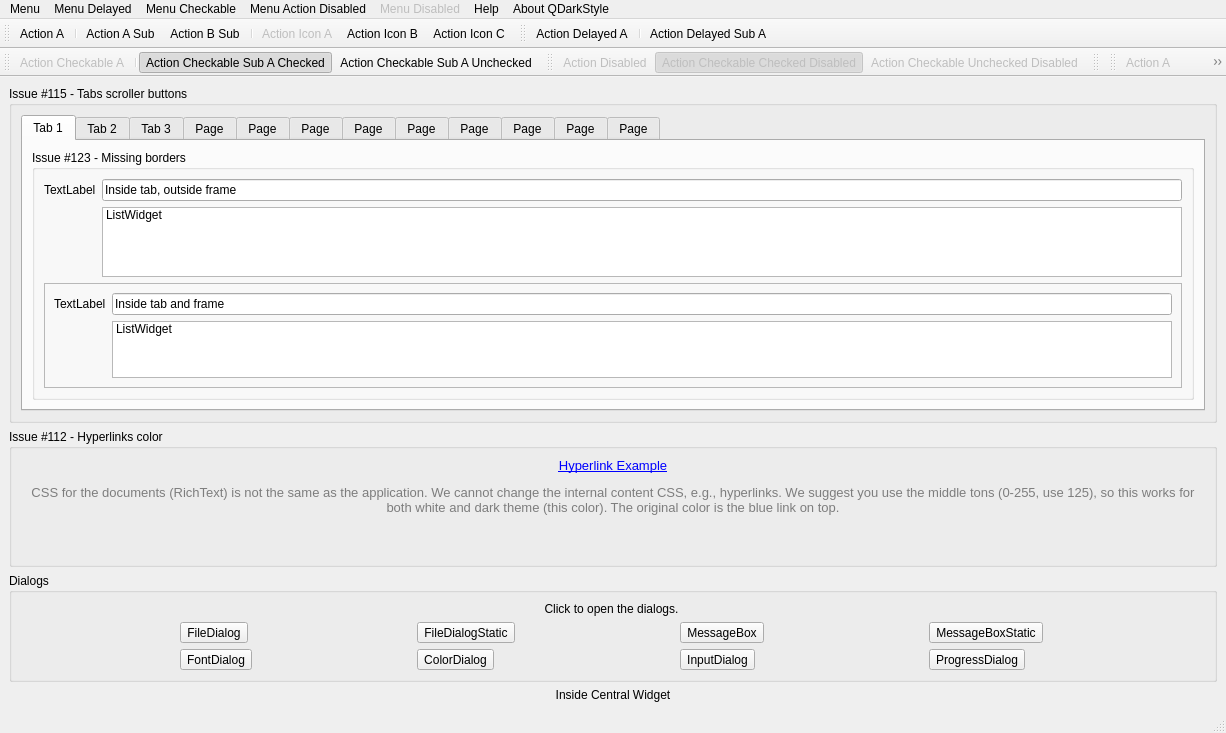
<?xml version="1.0" encoding="UTF-8"?>
<ui version="4.0">
 <class>MainWindow</class>
 <widget class="QMainWindow" name="MainWindow">
  <property name="geometry">
   <rect>
    <x>0</x>
    <y>0</y>
    <width>1226</width>
    <height>719</height>
   </rect>
  </property>
  <property name="windowTitle">
   <string>MainWindow</string>
  </property>
  <widget class="QWidget" name="centralwidget">
   <layout class="QGridLayout" name="gridLayout_7">
    <item row="3" column="0">
     <widget class="QLabel" name="label_71">
      <property name="text">
       <string>Inside Central Widget</string>
      </property>
      <property name="alignment">
       <set>Qt::AlignCenter</set>
      </property>
     </widget>
    </item>
    <item row="0" column="0">
     <widget class="QGroupBox" name="groupBox_2">
      <property name="title">
       <string>Issue #115 - Tabs scroller buttons</string>
      </property>
      <layout class="QGridLayout" name="gridLayout">
       <item row="0" column="0">
        <widget class="QTabWidget" name="tabWidget">
         <property name="currentIndex">
          <number>0</number>
         </property>
         <widget class="QWidget" name="tab">
          <attribute name="title">
           <string>Tab 1</string>
          </attribute>
          <layout class="QGridLayout" name="gridLayout_4">
           <item row="1" column="0">
            <widget class="QGroupBox" name="groupBox_3">
             <property name="title">
              <string>Issue #123 - Missing borders</string>
             </property>
             <layout class="QGridLayout" name="gridLayout_5">
              <item row="0" column="0">
               <widget class="QLabel" name="label_2">
                <property name="text">
                 <string>TextLabel</string>
                </property>
               </widget>
              </item>
              <item row="0" column="1">
               <widget class="QLineEdit" name="lineEdit">
                <property name="text">
                 <string>Inside tab, outside frame</string>
                </property>
               </widget>
              </item>
              <item row="2" column="0" colspan="2">
               <widget class="QFrame" name="frame">
                <property name="frameShape">
                 <enum>QFrame::StyledPanel</enum>
                </property>
                <property name="frameShadow">
                 <enum>QFrame::Raised</enum>
                </property>
                <layout class="QFormLayout" name="formLayout">
                 <property name="fieldGrowthPolicy">
                  <enum>QFormLayout::AllNonFixedFieldsGrow</enum>
                 </property>
                 <item row="0" column="0">
                  <widget class="QLabel" name="label_3">
                   <property name="text">
                    <string>TextLabel</string>
                   </property>
                  </widget>
                 </item>
                 <item row="0" column="1">
                  <widget class="QLineEdit" name="lineEdit_2">
                   <property name="text">
                    <string>Inside tab and frame</string>
                   </property>
                  </widget>
                 </item>
                 <item row="1" column="1">
                  <widget class="QListWidget" name="listWidget_2">
                   <item>
                    <property name="text">
                     <string>ListWidget</string>
                    </property>
                   </item>
                  </widget>
                 </item>
                </layout>
               </widget>
              </item>
              <item row="1" column="1">
               <widget class="QListWidget" name="listWidget">
                <item>
                 <property name="text">
                  <string>ListWidget</string>
                 </property>
                </item>
               </widget>
              </item>
             </layout>
            </widget>
           </item>
          </layout>
         </widget>
         <widget class="QWidget" name="tab_2">
          <attribute name="title">
           <string>Tab 2</string>
          </attribute>
          <layout class="QGridLayout" name="gridLayout_6">
           <item row="0" column="0">
            <widget class="QLabel" name="label_4">
             <property name="text">
              <string>TextLabel</string>
             </property>
            </widget>
           </item>
          </layout>
         </widget>
         <widget class="QWidget" name="tab_3">
          <attribute name="title">
           <string>Tab 3</string>
          </attribute>
         </widget>
         <widget class="QWidget" name="tab_4">
          <attribute name="title">
           <string>Page</string>
          </attribute>
         </widget>
         <widget class="QWidget" name="tab_5">
          <attribute name="title">
           <string>Page</string>
          </attribute>
         </widget>
         <widget class="QWidget" name="tab_6">
          <attribute name="title">
           <string>Page</string>
          </attribute>
         </widget>
         <widget class="QWidget" name="tab_7">
          <attribute name="title">
           <string>Page</string>
          </attribute>
         </widget>
         <widget class="QWidget" name="tab_8">
          <attribute name="title">
           <string>Page</string>
          </attribute>
         </widget>
         <widget class="QWidget" name="tab_9">
          <attribute name="title">
           <string>Page</string>
          </attribute>
         </widget>
         <widget class="QWidget" name="tab_10">
          <attribute name="title">
           <string>Page</string>
          </attribute>
         </widget>
         <widget class="QWidget" name="tab_11">
          <attribute name="title">
           <string>Page</string>
          </attribute>
         </widget>
         <widget class="QWidget" name="tab_12">
          <attribute name="title">
           <string>Page</string>
          </attribute>
          <layout class="QGridLayout" name="gridLayout_3"/>
         </widget>
        </widget>
       </item>
      </layout>
     </widget>
    </item>
    <item row="1" column="0">
     <widget class="QGroupBox" name="groupBox">
      <property name="title">
       <string>Issue #112 - Hyperlinks color</string>
      </property>
      <layout class="QGridLayout" name="gridLayout_2">
       <item row="0" column="0">
        <widget class="QLabel" name="label">
         <property name="lineWidth">
          <number>0</number>
         </property>
         <property name="text">
          <string>&lt;html&gt;&lt;head/&gt;&lt;body&gt;&lt;p align=&quot;center&quot;&gt;&lt;a href=&quot;https://github.com/ColinDuquesnoy/QDarkStyleSheet/issues/112&quot;&gt;&lt;span style=&quot; font-size:10pt; text-decoration: underline; color:#0000ff;&quot;&gt;Hyperlink Example&lt;/span&gt;&lt;/a&gt;&lt;/p&gt;&lt;p align=&quot;center&quot;&gt;&lt;span style=&quot; font-size:10pt; color:#7d7d7d;&quot;&gt;CSS for the documents (RichText) is not the same as the application. We cannot change the internal content CSS, e.g., hyperlinks. We suggest you use the middle tons (0-255, use 125), so this works for both white and dark theme (this color). The original color is the blue link on top.&lt;/span&gt;&lt;/p&gt;&lt;p align=&quot;center&quot;&gt;&lt;br/&gt;&lt;/p&gt;&lt;/body&gt;&lt;/html&gt;</string>
         </property>
         <property name="textFormat">
          <enum>Qt::RichText</enum>
         </property>
         <property name="alignment">
          <set>Qt::AlignCenter</set>
         </property>
         <property name="wordWrap">
          <bool>true</bool>
         </property>
         <property name="openExternalLinks">
          <bool>true</bool>
         </property>
         <property name="textInteractionFlags">
          <set>Qt::TextBrowserInteraction</set>
         </property>
        </widget>
       </item>
      </layout>
     </widget>
    </item>
    <item row="2" column="0">
     <widget class="QGroupBox" name="groupBoxDialogs">
      <property name="title">
       <string>Dialogs</string>
      </property>
      <layout class="QGridLayout" name="gridLayout_8">
       <item row="1" column="0">
        <widget class="QToolButton" name="toolButtonFileDialog">
         <property name="text">
          <string>FileDialog</string>
         </property>
        </widget>
       </item>
       <item row="1" column="1">
        <widget class="QToolButton" name="toolButtonFileDialogStatic">
         <property name="text">
          <string>FileDialogStatic</string>
         </property>
        </widget>
       </item>
       <item row="1" column="2">
        <widget class="QToolButton" name="toolButtonMessageBox">
         <property name="text">
          <string>MessageBox</string>
         </property>
        </widget>
       </item>
       <item row="1" column="3">
        <widget class="QToolButton" name="toolButtonMessageBoxStatic">
         <property name="text">
          <string>MessageBoxStatic</string>
         </property>
        </widget>
       </item>
       <item row="2" column="0">
        <widget class="QToolButton" name="toolButtonFontDialog">
         <property name="text">
          <string>FontDialog</string>
         </property>
        </widget>
       </item>
       <item row="2" column="1">
        <widget class="QToolButton" name="toolButtonColorDialog">
         <property name="text">
          <string>ColorDialog</string>
         </property>
        </widget>
       </item>
       <item row="2" column="2">
        <widget class="QToolButton" name="toolButtonInputDialog">
         <property name="text">
          <string>InputDialog</string>
         </property>
        </widget>
       </item>
       <item row="2" column="3">
        <widget class="QToolButton" name="toolButtonProgressDialog">
         <property name="text">
          <string>ProgressDialog</string>
         </property>
        </widget>
       </item>
       <item row="0" column="0" colspan="4">
        <widget class="QLabel" name="label_5">
         <property name="text">
          <string>Click to open the dialogs.</string>
         </property>
         <property name="alignment">
          <set>Qt::AlignCenter</set>
         </property>
        </widget>
       </item>
      </layout>
     </widget>
    </item>
   </layout>
  </widget>
  <widget class="QMenuBar" name="menubar">
   <property name="geometry">
    <rect>
     <x>0</x>
     <y>0</y>
     <width>1226</width>
     <height>23</height>
    </rect>
   </property>
   <widget class="QMenu" name="menuMenu">
    <property name="title">
     <string>Menu</string>
    </property>
    <widget class="QMenu" name="menuMenuSub">
     <property name="title">
      <string>Menu Sub</string>
     </property>
     <addaction name="actionActionSubA"/>
     <addaction name="actionActionSubB"/>
    </widget>
    <addaction name="actionActionA"/>
    <addaction name="menuMenuSub"/>
    <addaction name="actionActionIconADis"/>
    <addaction name="actionActionIconB"/>
    <addaction name="actionActionIconC"/>
   </widget>
   <widget class="QMenu" name="menuMenuDelayed">
    <property name="title">
     <string>Menu Delayed</string>
    </property>
    <widget class="QMenu" name="menuMenuSubDelayed">
     <property name="title">
      <string>Menu Sub Delayed</string>
     </property>
     <addaction name="actionActionDelayedSubA"/>
    </widget>
    <addaction name="actionActionDelayedA"/>
    <addaction name="actionActionCheckableA"/>
    <addaction name="menuMenuSubDelayed"/>
   </widget>
   <widget class="QMenu" name="menuMenuCheckale">
    <property name="title">
     <string>Menu Checkable</string>
    </property>
    <widget class="QMenu" name="menuNew">
     <property name="title">
      <string>New</string>
     </property>
     <addaction name="separator"/>
     <addaction name="actionNewB"/>
     <addaction name="actionNewD"/>
     <addaction name="actionNewC"/>
     <addaction name="separator"/>
     <addaction name="actionNewE"/>
    </widget>
    <addaction name="actionActionCheckableA"/>
    <addaction name="actionActionIconADis"/>
    <addaction name="actionActionIconB"/>
    <addaction name="actionActionIconC"/>
    <addaction name="separator"/>
    <addaction name="menuNew"/>
   </widget>
   <widget class="QMenu" name="menuAbout">
    <property name="title">
     <string>About QDarkStyle</string>
    </property>
   </widget>
   <widget class="QMenu" name="menuHelp">
    <property name="title">
     <string>Help</string>
    </property>
   </widget>
   <widget class="QMenu" name="menuMenuActionDis">
    <property name="enabled">
     <bool>true</bool>
    </property>
    <property name="title">
     <string>Menu Action Disabled</string>
    </property>
    <addaction name="actionActionDis"/>
    <addaction name="actionActionCheckableCheckedDis"/>
    <addaction name="actionActionCheckableUncheckedDis"/>
    <addaction name="actionActionIconADis"/>
    <addaction name="actionActionIconB"/>
    <addaction name="actionActionIconC"/>
   </widget>
   <widget class="QMenu" name="menuMenuDisabled">
    <property name="enabled">
     <bool>false</bool>
    </property>
    <property name="title">
     <string>Menu Disabled</string>
    </property>
   </widget>
   <addaction name="menuMenu"/>
   <addaction name="menuMenuDelayed"/>
   <addaction name="menuMenuCheckale"/>
   <addaction name="menuMenuActionDis"/>
   <addaction name="menuMenuDisabled"/>
   <addaction name="menuHelp"/>
   <addaction name="menuAbout"/>
  </widget>
  <widget class="QStatusBar" name="statusbar"/>
  <widget class="QToolBar" name="toolBar">
   <property name="enabled">
    <bool>true</bool>
   </property>
   <property name="windowTitle">
    <string>Tool bar actions</string>
   </property>
   <property name="toolTip">
    <string>Tool bar actions</string>
   </property>
   <property name="iconSize">
    <size>
     <width>16</width>
     <height>16</height>
    </size>
   </property>
   <attribute name="toolBarArea">
    <enum>TopToolBarArea</enum>
   </attribute>
   <attribute name="toolBarBreak">
    <bool>false</bool>
   </attribute>
   <addaction name="actionActionA"/>
   <addaction name="separator"/>
   <addaction name="actionActionSubA"/>
   <addaction name="actionActionSubB"/>
   <addaction name="separator"/>
   <addaction name="actionActionIconADis"/>
   <addaction name="actionActionIconB"/>
   <addaction name="actionActionIconC"/>
  </widget>
  <widget class="QToolBar" name="toolBarDelayed">
   <property name="windowTitle">
    <string>Tool bar actions delayed</string>
   </property>
   <property name="toolTip">
    <string>Tool bar actions delayed</string>
   </property>
   <attribute name="toolBarArea">
    <enum>TopToolBarArea</enum>
   </attribute>
   <attribute name="toolBarBreak">
    <bool>false</bool>
   </attribute>
   <addaction name="actionActionDelayedA"/>
   <addaction name="separator"/>
   <addaction name="actionActionDelayedSubA"/>
  </widget>
  <widget class="QToolBar" name="toolBarCheckable">
   <property name="windowTitle">
    <string>Tool bar action checkable</string>
   </property>
   <property name="toolTip">
    <string>Toolbar actions checkable</string>
   </property>
   <attribute name="toolBarArea">
    <enum>TopToolBarArea</enum>
   </attribute>
   <attribute name="toolBarBreak">
    <bool>true</bool>
   </attribute>
   <addaction name="actionActionCheckableA"/>
   <addaction name="separator"/>
   <addaction name="actionActionCheckableSubAChecked"/>
   <addaction name="actionActionCheckableSubAUnchecked"/>
  </widget>
  <widget class="QToolBar" name="toolBarActionDis">
   <property name="windowTitle">
    <string>Toolbar with actions disabled</string>
   </property>
   <property name="toolTip">
    <string>Toolbar with actions disabled</string>
   </property>
   <attribute name="toolBarArea">
    <enum>TopToolBarArea</enum>
   </attribute>
   <attribute name="toolBarBreak">
    <bool>false</bool>
   </attribute>
   <addaction name="actionActionDis"/>
   <addaction name="actionActionCheckableCheckedDis"/>
   <addaction name="actionActionCheckableUncheckedDis"/>
  </widget>
  <widget class="QToolBar" name="toolBarMenus">
   <property name="windowTitle">
    <string>Toolbar with menu</string>
   </property>
   <property name="toolTip">
    <string>Toolbar with menu</string>
   </property>
   <attribute name="toolBarArea">
    <enum>TopToolBarArea</enum>
   </attribute>
   <attribute name="toolBarBreak">
    <bool>false</bool>
   </attribute>
  </widget>
  <widget class="QToolBar" name="toolBarDis">
   <property name="enabled">
    <bool>false</bool>
   </property>
   <property name="windowTitle">
    <string>Toolbar disabled</string>
   </property>
   <property name="toolTip">
    <string>Toolbar disabled</string>
   </property>
   <attribute name="toolBarArea">
    <enum>TopToolBarArea</enum>
   </attribute>
   <attribute name="toolBarBreak">
    <bool>false</bool>
   </attribute>
   <addaction name="actionActionA"/>
   <addaction name="actionActionSubA"/>
   <addaction name="actionActionCheckableA"/>
   <addaction name="actionActionCheckableCheckedDis"/>
  </widget>
  <action name="actionActionA">
   <property name="text">
    <string>Action A</string>
   </property>
  </action>
  <action name="actionActionSubA">
   <property name="text">
    <string>Action A Sub</string>
   </property>
   <property name="toolTip">
    <string>Action A Sub</string>
   </property>
  </action>
  <action name="actionActionSubB">
   <property name="text">
    <string>Action B Sub</string>
   </property>
  </action>
  <action name="actionActionDelayedA">
   <property name="text">
    <string>Action Delayed A</string>
   </property>
   <property name="toolTip">
    <string>Action Delayed A</string>
   </property>
  </action>
  <action name="actionActionDelayedSubA">
   <property name="text">
    <string>Action Delayed Sub A</string>
   </property>
   <property name="toolTip">
    <string>Action Delayed Sub A</string>
   </property>
  </action>
  <action name="actionActionCheckableA">
   <property name="checkable">
    <bool>true</bool>
   </property>
   <property name="enabled">
    <bool>false</bool>
   </property>
   <property name="text">
    <string>Action Checkable A</string>
   </property>
   <property name="toolTip">
    <string>Action Checkable A</string>
   </property>
  </action>
  <action name="actionActionCheckableSubAChecked">
   <property name="checkable">
    <bool>true</bool>
   </property>
   <property name="checked">
    <bool>true</bool>
   </property>
   <property name="text">
    <string>Action Checkable Sub A Checked</string>
   </property>
   <property name="toolTip">
    <string>Action Checkable Sub A Checked</string>
   </property>
  </action>
  <action name="actionActionCheckableSubAUnchecked">
   <property name="checkable">
    <bool>true</bool>
   </property>
   <property name="text">
    <string>Action Checkable Sub A Unchecked</string>
   </property>
   <property name="toolTip">
    <string>Action Checkable Sub A Unchecked</string>
   </property>
  </action>
  <action name="actionNewB">
   <property name="text">
    <string>New B</string>
   </property>
  </action>
  <action name="actionNewC">
   <property name="text">
    <string>New C</string>
   </property>
  </action>
  <action name="actionNewD">
   <property name="text">
    <string>New D</string>
   </property>
  </action>
  <action name="actionNewE">
   <property name="text">
    <string>New E</string>
   </property>
  </action>
  <action name="actionActionIconADis">
   <property name="enabled">
    <bool>false</bool>
   </property>
   <property name="icon">
    <iconset resource="../../dark/style.qrc">
     <normaloff>:/qss_icons/dark/rc/window_undock_focus.png</normaloff>:/qss_icons/dark/rc/window_undock_focus.png</iconset>
   </property>
   <property name="text">
    <string>Action Icon A</string>
   </property>
  </action>
  <action name="actionActionIconB">
   <property name="enabled">
    <bool>true</bool>
   </property>
   <property name="icon">
    <iconset resource="../../dark/style.qrc">
     <normaloff>:/qss_icons/dark/rc/window_close_focus.png</normaloff>:/qss_icons/dark/rc/window_close_focus.png</iconset>
   </property>
   <property name="text">
    <string>Action Icon B</string>
   </property>
   <property name="toolTip">
    <string>Action Icon B</string>
   </property>
  </action>
  <action name="actionActionIconC">
   <property name="icon">
    <iconset resource="../../dark/style.qrc">
     <normaloff>:/qss_icons/dark/rc/window_grip_focus.png</normaloff>:/qss_icons/dark/rc/window_grip_focus.png</iconset>
   </property>
   <property name="text">
    <string>Action Icon C</string>
   </property>
  </action>
  <action name="actionActionDis">
   <property name="enabled">
    <bool>false</bool>
   </property>
   <property name="text">
    <string>Action Disabled</string>
   </property>
   <property name="toolTip">
    <string>Action Disabled</string>
   </property>
  </action>
  <action name="actionActionCheckableCheckedDis">
   <property name="checkable">
    <bool>true</bool>
   </property>
   <property name="checked">
    <bool>true</bool>
   </property>
   <property name="enabled">
    <bool>false</bool>
   </property>
   <property name="text">
    <string>Action Checkable Checked Disabled</string>
   </property>
   <property name="toolTip">
    <string>Action Checkable Checked Disabled</string>
   </property>
  </action>
  <action name="actionActionCheckableUncheckedDis">
   <property name="checkable">
    <bool>true</bool>
   </property>
   <property name="enabled">
    <bool>false</bool>
   </property>
   <property name="text">
    <string>Action Checkable Unchecked Disabled</string>
   </property>
   <property name="toolTip">
    <string>Action Checkable Unchecked Disabled</string>
   </property>
  </action>
 </widget>
 <tabstops>
  <tabstop>lineEdit</tabstop>
  <tabstop>tabWidget</tabstop>
  <tabstop>lineEdit_2</tabstop>
 </tabstops>
 <resources>
  <include location="../../dark/style.qrc"/>
 </resources>
 <connections/>
</ui>
